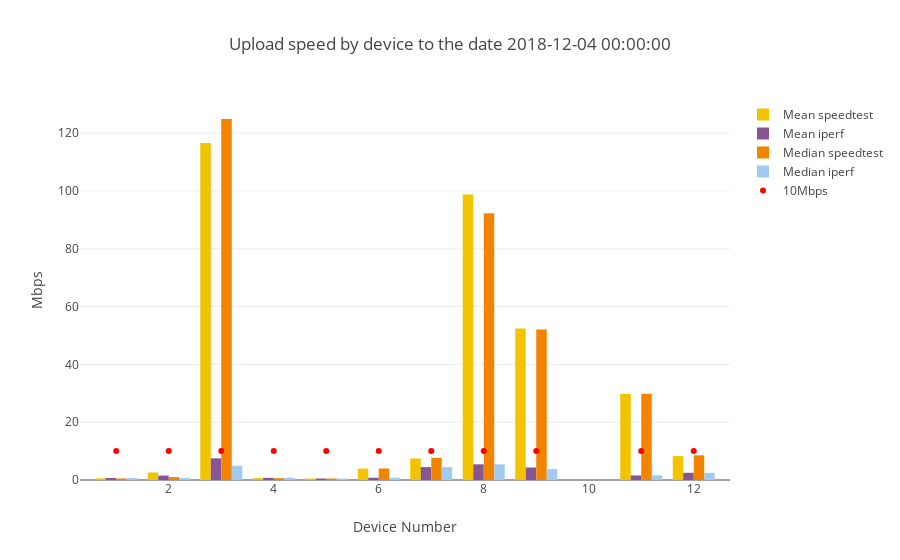

The code cell stored with this chart in its notebook:
### Code cell
device_numbers_u=result.index
upload_line=go.Scatter(x=device_numbers_d,y=[10] * len(device_numbers_u), mode='markers',marker=dict(color='red'), name='10Mbps')

combined_bar_plot_4traces(xvalues=result.index,
                         yvalues1=result["mean1"],
                         yvalues2=result["mean2"],
                         yvalues3=result["median1"],
                         yvalues4=result["median2"],
                         name1="Mean speedtest",
                         name2="Mean iperf",
                         name3="Median speedtest",
                         name4="Median iperf",
                         title="Upload speed by device" +title_tail,
                         ytitle="Mbps",
                         line=upload_line,
                         stack=False)

### Figure 1 — Plotly figure (JSON) as saved in the notebook; plotly's stock layout.template omitted (floating-point values rounded to 4 significant figures)
{"data": [{"marker": {"color": "#F3C300"}, "name": "Mean speedtest", "type": "bar", "uid": "88195fb3-0e33-4ad1-81bc-e1491ab4ec37", "x": [1, 2, 3, 4, 5, 6, 7, 8, 9, 11, 12], "y": [0.58, 2.597, 116.6, 0.6419, 0.5035, 3.933, 7.443, 98.78, 52.43, 29.77, 8.267]}, {"marker": {"color": "#875692"}, "name": "Mean iperf", "type": "bar", "uid": "346de18f-b7ff-4771-a19f-c38491c11800", "x": [1, 2, 3, 4, 5, 6, 7, 8, 9, 11, 12], "y": [0.7072, 1.53, 7.499, 0.7423, 0.508, 0.7755, 4.472, 5.422, 4.308, 1.584, 2.499]}, {"marker": {"color": "#F38400"}, "name": "Median speedtest", "type": "bar", "uid": "aad4b565-ef03-4dca-be76-00519e914a2d", "x": [1, 2, 3, 4, 5, 6, 7, 8, 9, 11, 12], "y": [0.53, 1, 124.9, 0.63, 0.52, 3.995, 7.645, 92.23, 52.03, 29.84, 8.545]}, {"marker": {"color": "#A1CAF1"}, "name": "Median iperf", "type": "bar", "uid": "8680256f-0360-41be-984a-de792b5525c3", "x": [1, 2, 3, 4, 5, 6, 7, 8, 9, 11, 12], "y": [0.677, 0.733, 4.936, 0.766, 0.5205, 0.808, 4.454, 5.422, 3.748, 1.638, 2.493]}, {"marker": {"color": "red"}, "mode": "markers", "name": "10Mbps", "type": "scatter", "uid": "38311ff8-d096-44b4-a14b-a042c887c66d", "x": [1, 2, 3, 4, 5, 6, 7, 8, 9, 11, 12], "y": [10, 10, 10, 10, 10, 10, 10, 10, 10, 10, 10]}], "layout": {"title": {"text": "Upload speed by device to the date 2018-12-04 00:00:00"}, "xaxis": {"title": {"text": "Device Number"}}, "yaxis": {"title": {"text": "Mbps"}}}}
